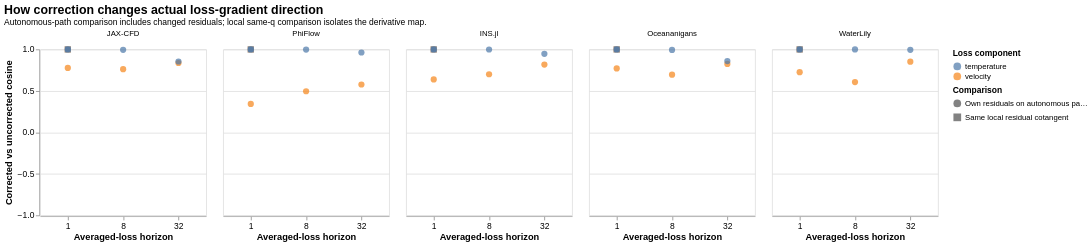

Here is the Vega-Lite specification saved for this chart:
### Vega-Lite specification from a JSON file in a GitHub repository (floating-point values rounded to 4 significant figures)
{"config": {"view": {"continuousWidth": 300, "continuousHeight": 300}, "axis": {"labelFontSize": 11, "titleFontSize": 12}, "title": {"fontSize": 16, "subtitleFontSize": 11}}, "data": {"values": [{"solver": "jax-cfd", "backend": "JAX-CFD", "field": "velocity", "horizon": 1, "comparison": "Own residuals on autonomous paths", "reference_norm": 0.0002886, "corrected_norm": 0.0002109, "norm_ratio": 0.7308, "cosine": 0.7771, "difference_norm": 0.0001821, "relative_difference": 0.6311}, {"solver": "jax-cfd", "backend": "JAX-CFD", "field": "velocity", "horizon": 8, "comparison": "Own residuals on autonomous paths", "reference_norm": 0.0007327, "corrected_norm": 0.0005224, "norm_ratio": 0.713, "cosine": 0.7613, "difference_norm": 0.0004765, "relative_difference": 0.6502}, {"solver": "jax-cfd", "backend": "JAX-CFD", "field": "velocity", "horizon": 32, "comparison": "Own residuals on autonomous paths", "reference_norm": 0.003677, "corrected_norm": 0.002037, "norm_ratio": 0.554, "cosine": 0.8361, "difference_norm": 0.002268, "relative_difference": 0.6168}, {"solver": "jax-cfd", "backend": "JAX-CFD", "field": "velocity", "horizon": 1, "comparison": "Same local residual cotangent", "reference_norm": 0.0002104, "corrected_norm": 0.0002109, "norm_ratio": 1.003, "cosine": 0.9999, "difference_norm": 3.131e-06, "relative_difference": 0.01488}, {"solver": "jax-cfd", "backend": "JAX-CFD", "field": "temperature", "horizon": 1, "comparison": "Own residuals on autonomous paths", "reference_norm": 0.0004346, "corrected_norm": 0.0004346, "norm_ratio": 1.0, "cosine": 1.0, "difference_norm": 4.009e-09, "relative_difference": 9.226e-06}, {"solver": "jax-cfd", "backend": "JAX-CFD", "field": "temperature", "horizon": 8, "comparison": "Own residuals on autonomous paths", "reference_norm": 0.0008371, "corrected_norm": 0.0008228, "norm_ratio": 0.983, "cosine": 0.9953, "difference_norm": 8.141e-05, "relative_difference": 0.09725}, {"solver": "jax-cfd", "backend": "JAX-CFD", "field": "temperature", "horizon": 32, "comparison": "Own residuals on autonomous paths", "reference_norm": 0.001667, "corrected_norm": 0.001488, "norm_ratio": 0.8925, "cosine": 0.8543, "difference_norm": 0.0008689, "relative_difference": 0.5212}, {"solver": "jax-cfd", "backend": "JAX-CFD", "field": "temperature", "horizon": 1, "comparison": "Same local residual cotangent", "reference_norm": 0.0004346, "corrected_norm": 0.0004346, "norm_ratio": 1.0, "cosine": 1.0, "difference_norm": 2.181e-11, "relative_difference": 5.019e-08}, {"solver": "phiflow", "backend": "PhiFlow", "field": "velocity", "horizon": 1, "comparison": "Own residuals on autonomous paths", "reference_norm": 0.0007186, "corrected_norm": 0.0002696, "norm_ratio": 0.3752, "cosine": 0.3429, "difference_norm": 0.0006754, "relative_difference": 0.9399}, {"solver": "phiflow", "backend": "PhiFlow", "field": "velocity", "horizon": 8, "comparison": "Own residuals on autonomous paths", "reference_norm": 0.002461, "corrected_norm": 0.0009184, "norm_ratio": 0.3732, "cosine": 0.4959, "difference_norm": 0.002158, "relative_difference": 0.877}, {"solver": "phiflow", "backend": "PhiFlow", "field": "velocity", "horizon": 32, "comparison": "Own residuals on autonomous paths", "reference_norm": 0.007175, "corrected_norm": 0.00414, "norm_ratio": 0.577, "cosine": 0.5773, "difference_norm": 0.005859, "relative_difference": 0.8166}, {"solver": "phiflow", "backend": "PhiFlow", "field": "velocity", "horizon": 1, "comparison": "Same local residual cotangent", "reference_norm": 0.0002656, "corrected_norm": 0.0002696, "norm_ratio": 1.015, "cosine": 0.9998, "difference_norm": 6.954e-06, "relative_difference": 0.02618}, {"solver": "phiflow", "backend": "PhiFlow", "field": "temperature", "horizon": 1, "comparison": "Own residuals on autonomous paths", "reference_norm": 0.0006895, "corrected_norm": 0.0006895, "norm_ratio": 1.0, "cosine": 1.0, "difference_norm": 6.476e-09, "relative_difference": 9.393e-06}, {"solver": "phiflow", "backend": "PhiFlow", "field": "temperature", "horizon": 8, "comparison": "Own residuals on autonomous paths", "reference_norm": 0.001999, "corrected_norm": 0.001946, "norm_ratio": 0.9737, "cosine": 0.9974, "difference_norm": 0.0001509, "relative_difference": 0.07548}, {"solver": "phiflow", "backend": "PhiFlow", "field": "temperature", "horizon": 32, "comparison": "Own residuals on autonomous paths", "reference_norm": 0.004267, "corrected_norm": 0.003669, "norm_ratio": 0.8599, "cosine": 0.9628, "difference_norm": 0.001234, "relative_difference": 0.2892}, {"solver": "phiflow", "backend": "PhiFlow", "field": "temperature", "horizon": 1, "comparison": "Same local residual cotangent", "reference_norm": 0.0006895, "corrected_norm": 0.0006895, "norm_ratio": 1.0, "cosine": 1.0, "difference_norm": 4.494e-11, "relative_difference": 6.518e-08}, {"solver": "ins-jl", "backend": "INS.jl", "field": "velocity", "horizon": 1, "comparison": "Own residuals on autonomous paths", "reference_norm": 0.000261, "corrected_norm": 0.0001827, "norm_ratio": 0.7002, "cosine": 0.6381, "difference_norm": 0.0002016, "relative_difference": 0.7724}, {"solver": "ins-jl", "backend": "INS.jl", "field": "velocity", "horizon": 8, "comparison": "Own residuals on autonomous paths", "reference_norm": 0.0007482, "corrected_norm": 0.0004972, "norm_ratio": 0.6645, "cosine": 0.7005, "difference_norm": 0.0005346, "relative_difference": 0.7145}, {"solver": "ins-jl", "backend": "INS.jl", "field": "velocity", "horizon": 32, "comparison": "Own residuals on autonomous paths", "reference_norm": 0.004838, "corrected_norm": 0.002374, "norm_ratio": 0.4907, "cosine": 0.8179, "difference_norm": 0.003202, "relative_difference": 0.6619}, {"solver": "ins-jl", "backend": "INS.jl", "field": "velocity", "horizon": 1, "comparison": "Same local residual cotangent", "reference_norm": 0.0001827, "corrected_norm": 0.0001827, "norm_ratio": 1.0, "cosine": 0.9999, "difference_norm": 2.834e-06, "relative_difference": 0.01551}, {"solver": "ins-jl", "backend": "INS.jl", "field": "temperature", "horizon": 1, "comparison": "Own residuals on autonomous paths", "reference_norm": 0.0005804, "corrected_norm": 0.0005804, "norm_ratio": 1.0, "cosine": 1.0, "difference_norm": 4.901e-09, "relative_difference": 8.445e-06}, {"solver": "ins-jl", "backend": "INS.jl", "field": "temperature", "horizon": 8, "comparison": "Own residuals on autonomous paths", "reference_norm": 0.001553, "corrected_norm": 0.001543, "norm_ratio": 0.9936, "cosine": 0.9989, "difference_norm": 7.455e-05, "relative_difference": 0.04801}, {"solver": "ins-jl", "backend": "INS.jl", "field": "temperature", "horizon": 32, "comparison": "Own residuals on autonomous paths", "reference_norm": 0.003321, "corrected_norm": 0.002908, "norm_ratio": 0.8756, "cosine": 0.9462, "difference_norm": 0.0011, "relative_difference": 0.3313}, {"solver": "ins-jl", "backend": "INS.jl", "field": "temperature", "horizon": 1, "comparison": "Same local residual cotangent", "reference_norm": 0.0005804, "corrected_norm": 0.0005804, "norm_ratio": 1.0, "cosine": 1.0, "difference_norm": 3.383e-11, "relative_difference": 5.829e-08}, {"solver": "oceananigans", "backend": "Oceananigans", "field": "velocity", "horizon": 1, "comparison": "Own residuals on autonomous paths", "reference_norm": 0.0001928, "corrected_norm": 0.0001801, "norm_ratio": 0.9339, "cosine": 0.7708, "difference_norm": 0.0001268, "relative_difference": 0.6576}, {"solver": "oceananigans", "backend": "Oceananigans", "field": "velocity", "horizon": 8, "comparison": "Own residuals on autonomous paths", "reference_norm": 0.0003801, "corrected_norm": 0.0004211, "norm_ratio": 1.108, "cosine": 0.6949, "difference_norm": 0.0003152, "relative_difference": 0.8291}, {"solver": "oceananigans", "backend": "Oceananigans", "field": "velocity", "horizon": 32, "comparison": "Own residuals on autonomous paths", "reference_norm": 0.00178, "corrected_norm": 0.001597, "norm_ratio": 0.8967, "cosine": 0.8245, "difference_norm": 0.001015, "relative_difference": 0.5704}, {"solver": "oceananigans", "backend": "Oceananigans", "field": "velocity", "horizon": 1, "comparison": "Same local residual cotangent", "reference_norm": 0.0001797, "corrected_norm": 0.0001801, "norm_ratio": 1.002, "cosine": 1.0, "difference_norm": 1.817e-06, "relative_difference": 0.01011}, {"solver": "oceananigans", "backend": "Oceananigans", "field": "temperature", "horizon": 1, "comparison": "Own residuals on autonomous paths", "reference_norm": 0.0002214, "corrected_norm": 0.0002214, "norm_ratio": 1.0, "cosine": 1.0, "difference_norm": 2.471e-09, "relative_difference": 1.116e-05}, {"solver": "oceananigans", "backend": "Oceananigans", "field": "temperature", "horizon": 8, "comparison": "Own residuals on autonomous paths", "reference_norm": 0.0004392, "corrected_norm": 0.0004373, "norm_ratio": 0.9957, "cosine": 0.9939, "difference_norm": 4.851e-05, "relative_difference": 0.1105}, {"solver": "oceananigans", "backend": "Oceananigans", "field": "temperature", "horizon": 32, "comparison": "Own residuals on autonomous paths", "reference_norm": 0.001132, "corrected_norm": 0.001472, "norm_ratio": 1.3, "cosine": 0.8592, "difference_norm": 0.0007649, "relative_difference": 0.6756}, {"solver": "oceananigans", "backend": "Oceananigans", "field": "temperature", "horizon": 1, "comparison": "Same local residual cotangent", "reference_norm": 0.0002214, "corrected_norm": 0.0002214, "norm_ratio": 1.0, "cosine": 1.0, "difference_norm": 8.379e-12, "relative_difference": 3.784e-08}, {"solver": "waterlily", "backend": "WaterLily", "field": "velocity", "horizon": 1, "comparison": "Own residuals on autonomous paths", "reference_norm": 0.0001867, "corrected_norm": 0.0001729, "norm_ratio": 0.9257, "cosine": 0.7254, "difference_norm": 0.0001339, "relative_difference": 0.7169}, {"solver": "waterlily", "backend": "WaterLily", "field": "velocity", "horizon": 8, "comparison": "Own residuals on autonomous paths", "reference_norm": 0.0004298, "corrected_norm": 0.0004098, "norm_ratio": 0.9534, "cosine": 0.6064, "difference_norm": 0.0003729, "relative_difference": 0.8675}, {"solver": "waterlily", "backend": "WaterLily", "field": "velocity", "horizon": 32, "comparison": "Own residuals on autonomous paths", "reference_norm": 0.00273, "corrected_norm": 0.001877, "norm_ratio": 0.6875, "cosine": 0.8525, "difference_norm": 0.001497, "relative_difference": 0.5482}, {"solver": "waterlily", "backend": "WaterLily", "field": "velocity", "horizon": 1, "comparison": "Same local residual cotangent", "reference_norm": 0.0001724, "corrected_norm": 0.0001729, "norm_ratio": 1.003, "cosine": 1.0, "difference_norm": 1.646e-06, "relative_difference": 0.009547}, {"solver": "waterlily", "backend": "WaterLily", "field": "temperature", "horizon": 1, "comparison": "Own residuals on autonomous paths", "reference_norm": 0.0007526, "corrected_norm": 0.0007526, "norm_ratio": 1.0, "cosine": 1.0, "difference_norm": 4.444e-09, "relative_difference": 5.905e-06}, {"solver": "waterlily", "backend": "WaterLily", "field": "temperature", "horizon": 8, "comparison": "Own residuals on autonomous paths", "reference_norm": 0.001957, "corrected_norm": 0.001951, "norm_ratio": 0.9968, "cosine": 0.9999, "difference_norm": 3.394e-05, "relative_difference": 0.01734}, {"solver": "waterlily", "backend": "WaterLily", "field": "temperature", "horizon": 32, "comparison": "Own residuals on autonomous paths", "reference_norm": 0.003043, "corrected_norm": 0.002936, "norm_ratio": 0.9648, "cosine": 0.9948, "difference_norm": 0.0003239, "relative_difference": 0.1064}, {"solver": "waterlily", "backend": "WaterLily", "field": "temperature", "horizon": 1, "comparison": "Same local residual cotangent", "reference_norm": 0.0007526, "corrected_norm": 0.0007526, "norm_ratio": 1.0, "cosine": 1.0, "difference_norm": 3.867e-11, "relative_difference": 5.139e-08}]}, "mark": {"type": "point", "filled": true, "size": 65}, "encoding": {"color": {"field": "field", "title": "Loss component", "type": "nominal"}, "column": {"field": "backend", "sort": ["JAX-CFD", "PhiFlow", "INS.jl", "Oceananigans", "WaterLily"], "title": null, "type": "nominal"}, "shape": {"field": "comparison", "title": "Comparison", "type": "nominal"}, "x": {"axis": {"labelAngle": 0}, "field": "horizon", "sort": [1, 8, 32], "title": "Averaged-loss horizon", "type": "ordinal"}, "y": {"field": "cosine", "scale": {"domain": [-1, 1]}, "title": "Corrected vs uncorrected cosine", "type": "quantitative"}}, "height": 215, "title": {"text": "How correction changes actual loss-gradient direction", "subtitle": "Autonomous-path comparison includes changed residuals; local same-q comparison isolates the derivative map."}, "width": 215, "$schema": "https://vega.github.io/schema/vega-lite/v6.4.1.json"}
